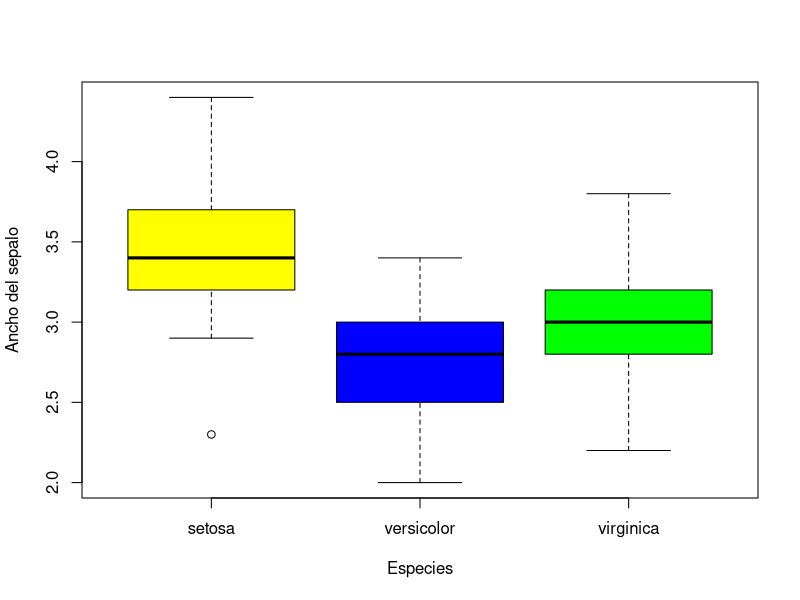
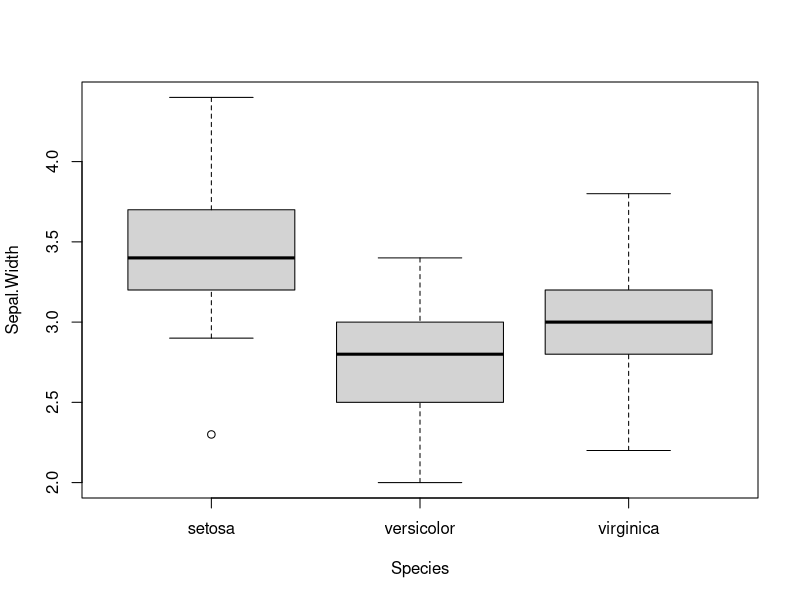

Write R code to recreate these figures, in order.
## Postwork Sesión 5 ##

"OBJETIVO
Realizar inferencia estadística para extraer información de la muestra que sea 
contrastable con la población

REQUISITOS
Haber desarrollado los postworks anteriores
Cubrir los temas del prework
Replicar los ejemplos de la sesión

DESARROLLO
El data frame iris contiene información recolectada por Anderson sobre 50 flores 
de 3 especies distintas (setosa, versicolor y virginca), incluyendo medidas en 
centímetros del largo y ancho del sépalo así como de los pétalos."

View(iris)

###############################################################################


"Estudios recientes sobre las mismas especies muestran que:"
  
"i) En promedio, el largo del sépalo de la especie setosa (Sepal.Length) es 
igual a 5.7 cm"

largo_esp_setosa <- subset(iris$Sepal.Length, iris$Species == "setosa")
largo_esp_setosa

"Planteamiento de hipótesis:"
"Ho: prom_sepal_length_setosa == 5.7"
"Ha: prom_sepal_length_setosa =! 5.7"

# Ho: mu = 5.7
# Ha: mu =! 5.7  # Dos colas

t.test(x = largo_esp_setosa, alternative = "two.sided", mu = 5.7,
       conf.level = 0.99)

"o también"
t.test(iris[iris$Species == 'setosa', "Sepal.Length"], 
       alternative = 'two.sided', mu=5.7,
       conf.level = 0.99)
       


# Nivel de significancia = 0.01 -> 0.01/2 = 0.005

"
A un nivel de confianza del 99%, se rechaza Ho, es decir, el promedio es distinto a 5.7 cm.
"

pt(4.872406, 5.139594)  # valor en cada cola



# Prueba de hipótesis para la media. Muestra grande

p_h_medias_mg <- function(media, mu_0, s, n) {
  num <- media - mu_0 
  den <- s/sqrt(n) 
  num/den
}

(media <- mean(iris[iris$Species == 'setosa', "Sepal.Length"]))
(desv_est <- sd(iris[iris$Species == 'setosa', "Sepal.Length"]))
(tm <- length(iris[iris$Species == 'setosa', "Sepal.Length"]))
e_p <- p_h_medias_mg(media, 5.7, desv_est, tm) 
e_p

alfa <- 0.01 
z1_alfa <- qnorm(1-alfa/2, lower.tail = FALSE) 
z1_alfa
z2_alfa <- qnorm(alfa/2, lower.tail = FALSE) 
z2_alfa

ifelse(e_p <= z1_alfa | e_p >= z2_alfa, "Se rechaza la hipótesis nula", 
       "No se rechaza la hipótesis nula")

###############################################################################

"ii) En promedio, el ancho del pétalo de la especie virginica (Petal.Width) es 
menor a 2.1 cm"

ancho_esp_virginica <- subset(iris$Petal.Width, iris$Species == "virginica")
ancho_esp_virginica

"Planteamiento de hipótesis:"
"Ho: prom_petal_width >= 2.1"
"Ha: prom_petal_width < 2.1"

# Ho: mu >= 2.1
# Ha: mu < 2.1  # Cola izquierda

t.test(x = ancho_esp_virginica, alternative = "less", mu = 2.1,
       conf.level = 0.99)

"o también"
t.test(iris[iris$Species == 'virginica', "Petal.Width"], 
       alternative = 'less', mu=2.1, conf.level = 0.99)


# Nivel de significancia = 0.01

"
A un nivel de confianza del 99%, se rechaza Ho, es decir, el promedio es 
menor a 2.1 cm.
"


###############################################################################

"iii) En promedio, el largo del pétalo de la especie virgínica es 1.1 cm más 
grande que el promedio del largo del pétalo de la especie versicolor."

# Primero realizamos una prueba de varianzas
# Ho: razón = 1
# Ha: razón =! 1

largop_esp_virginica <- subset(iris$Petal.Length, iris$Species == "virginica")
largop_esp_virginica

largop_esp_versicolor <- subset(iris$Petal.Length, iris$Species == "versicolor")
largop_esp_versicolor


var.test(largop_esp_virginica, largop_esp_versicolor, 
         ratio = 1, alternative = "two.sided", conf.level = 0.99)

"o también"
var.test(iris[iris$Species == "virginica", "Petal.Length"], 
         iris[iris$Species == "versicolor", "Petal.Length"], 
         ratio = 1, alternative = "two.sided", conf.level = 0.99)
         

"
A un nivel de confianza del 99%, no se rechaza Ho, es decir, no existe evidencia 
estadística suficiente para decir que las varianzas son diferentes.
"

"Planteamiento de hipótesis:"
"Ha: prom_largo_petalo_esp_virginica - prom_largo_petalo_esp_versicolor <= 1.1"
"Ha: prom_largo_petalo_esp_virginica - prom_largo_petalo_esp_versicolor > 1.1"

t.test(x = largop_esp_virginica, y = largop_esp_versicolor, 
       alternative = "greater", mu = 1.1, 
       var.equal = TRUE, conf.level = 0.99)

"o también"
t.test(iris[iris$Species == "virginica", "Petal.Length"],
       iris[iris$Species == "versicolor", "Petal.Length"],
       alternative = "greater", mu = 1.1, var.equal = TRUE)


"
A un nivel de confianza del 99%, se rechaza Ho, es decir, no existe suficiente 
evidencia para decir que el promedio del largo del pétalo de la especie virgínica 
es 1.1 cm más grande que el promedio del largo del pétalo de la especie versicolor
"


###############################################################################

"iv) En promedio, no existe diferencia en el ancho del sépalo entre las 3 especies."

"Planteamiento de hipótesis:
Ho: las medias son iguales en todas las especies
Ha: hay al menos alguna media distinta"


# Exploramos los datos de la muestra:
boxplot(iris$Sepal.Width ~ iris$Species, col = c("yellow", "blue","green"), 
        xlab = "Especies", ylab = "Ancho del sepalo")

boxplot(Sepal.Width ~ Species, data = iris)


# Medias
tapply(iris$Sepal.Width, iris$Species, mean)

# Esta es la forma de pedir un ANOVA en R:
anova_ancho_sepalo = aov(lm(iris$Sepal.Width ~ iris$Species))
anova_ancho_sepalo

"o también"
anova <- aov(Sepal.Width ~ Species,
             data = iris)
anova



# Pedimos un resumen de la tabla del ANOVA
summary(anova_ancho_sepalo)

"o también"
summary(anova)


# Elementos generados en el ANOVA:
names(anova_ancho_sepalo)

"
Bajo la Ho el estadístico de contraste F se distribuye como una F de grados 
de libertad (I-1), (n-I) donde I es el número de grupos que disponemos y n 
el tamaño total de la muestral. Así obtenemos el cuantil buscado:
"
  
qf(0.01, 3-1, 150-3, lower.tail = F)

"
A un nivel de confianza del 99% se rechaza Ho, y se concluye que hay evidencia
estadística suficiente para decir que hay al menos alguna media distinta
"

###############################################################################

"Utilizando pruebas de inferencia estadística, concluye si existe evidencia 
suficiente para concluir que los datos recolectados por Anderson están en línea 
con los nuevos estudios."



"Utiliza 99% de confianza para toda las pruebas, en cada caso realiza el 
planteamiento de hipótesis adecuado y concluye."